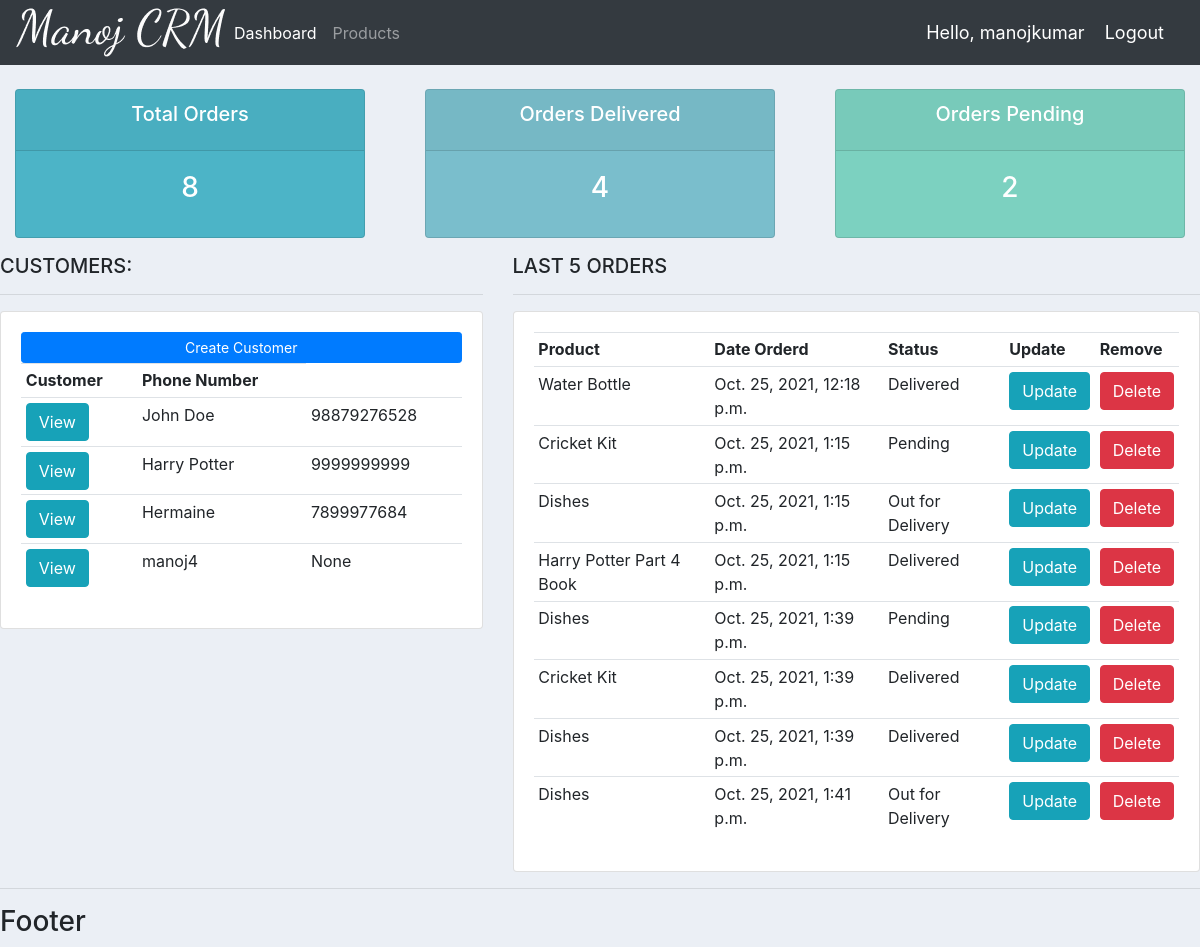
The app's page / (signed in), older data.
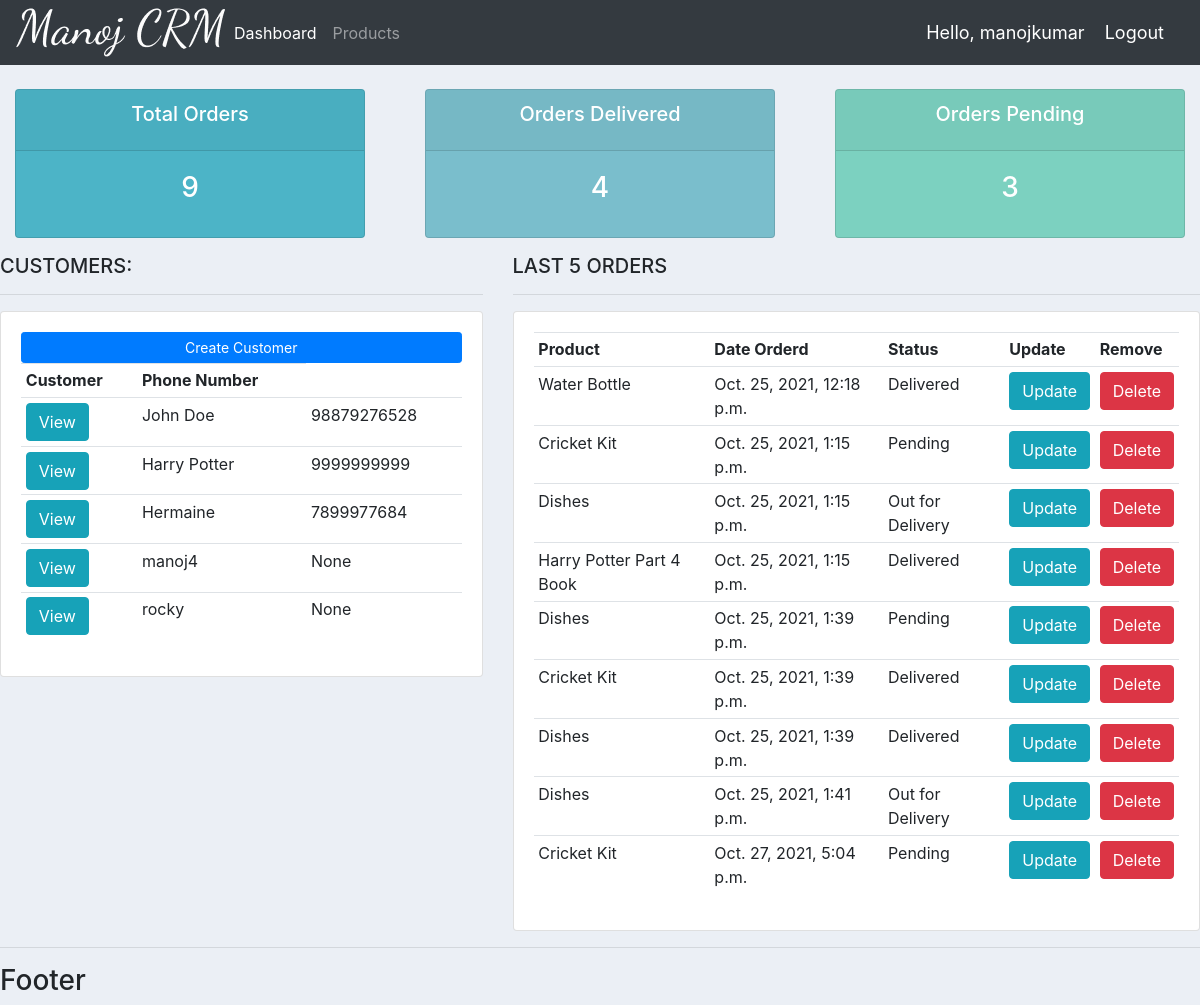
The same page, newer data.
### accounts/models.py (models this page shows, shortened)
class Customer(models.Model):
	user = models.OneToOneField(User, null= True, blank= True, on_delete = models.CASCADE)
	name = models.CharField(max_length=200, null = True, blank= True)
	phone = models.CharField(max_length=200, null = True, blank= True)
	email = models.CharField(max_length=200, null = True, blank= True)
	profile_pic = models.ImageField(null=True, blank = True)
	date_created = models.DateTimeField(auto_now_add=True, null = True, blank= True)

class Order(models.Model):
	STATUS = (
			('Pending','Pending'),
			('Out for Delivery','Out for Delivery'),
			('Delivered','Delivered'),
		)
	customer = models.ForeignKey(Customer,null=True, on_delete = models.SET_NULL)
	products = models.ForeignKey(Product,null=True, on_delete = models.SET_NULL)
	date_created = models.DateTimeField(auto_now_add=True, null = True)
	status = models.CharField(max_length=200, null=True, choices = STATUS)

class Product(models.Model):
	CATEGORY = (('Indoor','Indoor'),('Outdoor','Outdoor'),)
	name = models.CharField(max_length=200, null = True)
	price = models.FloatField(null = True)
	category = models.CharField(max_length=200, null = True, choices = CATEGORY)
	description = models.CharField(max_length=200, null = True)
	date_created = models.DateTimeField(auto_now_add=True, null = True)
	tags = models.ManyToManyField(Tag)
	def __str__(self):
		return self.name

### accounts/decorators.py (the view)
	def wrapper_function(request, *args, **kwargs):
		group = None
		if request.user.groups.exists():
			group = request.user.groups.all()[0].name
		if group == 'customer':
			return redirect('userpage')
		if group == 'admin':
			return view_func(request, *args, **kwargs)

### accounts/views.py (called while the page is built)
@login_required(login_url='login')
@admin_only
def home(request):
	orders = Order.objects.all()
	customers = Customer.objects.all()
	total_orders = orders.count()
	total_customers = customers.count()
	delivered_orders = orders.filter(status='Delivered').count()
	pending_orders = orders.filter(status ='Pending').count()
	context = {'customers':customers, 'orders':orders ,'total_orders':total_orders, 'total_customers':total_customers,'delivered_orders':delivered_orders, 'pending_orders':pending_orders }
	return render(request,'accounts/dashboard.html',context)

### accounts/templates/accounts/dashboard.html
{% extends 'accounts/main.html' %}
{% block content %}
{% include 'accounts/status.html' %}
	<div class="row">
	<div class="col-md-5">
		<h5>CUSTOMERS:</h5>
		<hr>
		<div class="card card-body">
			<a class="btn btn-primary  btn-sm btn-block" href="">Create Customer</a>
			<table class="table table-sm">
				<tr>
					<th>Customer</th>
					<th>Phone Number</th>
					{% for i in customers %}
					<tr>
						<td><a class="btn btn-small btn-info" href="{% url 'customer' i.id %}">View</a></td>
						<td>{{i.name}}</td>
						<td>{{i.phone}}</td>
					</tr>
					{% endfor %}
				</tr>
			</table>
		</div>
	</div>
	<div class="col-md-7">
		<h5>LAST 5 ORDERS</h5>
		<hr>
		<div class="card card-body">
			<table class="table table-sm">
				<tr>
					<th>Product</th>
					<th>Date Orderd</th>
					<th>Status</th>
					<th>Update</th>
					<th>Remove</th>
					{% for i in orders %}
					<tr>
						<td>{{i.products}}</td>
						<td>{{i.date_created}}</td>
						<td>{{i.status}}</td>
						<td><a class="btn btn-small btn-info" href="{% url 'updateorder' i.id %}">Update</a></td>
						<td><a class="btn btn-small btn-danger" href="{% url 'deleteorder' i.id %}">Delete</a></td>
					</tr>
					{% endfor %}
				</tr>
			</table>
		</div>
	</div>
</div>
{% endblock%}

### accounts/templates/accounts/main.html (shortened to what this page needs)
{% load static %}
<!DOCTYPE html>
<html>
<head>
	<link rel="stylesheet" href="https://maxcdn.bootstrapcdn.com/bootstrap/4.0.0/css/bootstrap.min.css">
	<link rel="stylesheet" type="text/css" href="{% static '/css/main.css' %}">
</head>
<body>
	{% include 'accounts/navbar.html' %}
	{% block content %}
	{% endblock %}
	<hr>
	<h3>Footer</h3>
</body>
</html>

### accounts/templates/accounts/navbar.html (shortened to what this page needs)
{% load static %}
<nav class="navbar navbar-expand-lg navbar-dark bg-dark">
  <img src="{% static 'images/logo.png' %}">
  <div class="collapse navbar-collapse" id="navbarNav">
    <ul class="navbar-nav">
      <li class="nav-item active">
        <a class="nav-link" href="{% url 'home' %}">Dashboard</a>
      </li>
      <li class="nav-item">
        <a class="nav-link" href="{% url 'products' %}">Products</a>
      </li>
    </ul>
  </div>
   <span class="hello-msg">Hello, {{request.user}}</span>
  <span ><a  class="hello-msg" href="{% url 'logout' %}">Logout</a></span>
</nav>

### accounts/templates/accounts/status.html
<br>
<div class="row">
	<div class="col">
		<div class="col-md">
			<div class="card text-center text-white  mb-3" id="total-orders">
			  	<div class="card-header">
			  		<h5 class="card-title">Total Orders</h5>
			  	</div>
			  	<div class="card-body">
			    	<h3 class="card-title">{{total_orders}}</h3>
			  	</div>
			</div>
		</div>
	</div>
	<div class="col">
		<div class="col-md">
			<div class="card text-center text-white  mb-3" id="orders-delivered">
			  	<div class="card-header">
			  		<h5 class="card-title">Orders Delivered</h5>
			  	</div>
			  	<div class="card-body">
			    	<h3 class="card-title">{{delivered_orders}}</h3>
			  	</div>
			</div>
		</div>
	</div>
	<div class="col">
		<div class="col-md">
			<div class="card text-center text-white  mb-3" id="orders-pending">
			  	<div class="card-header">
			  		<h5 class="card-title">Orders Pending</h5>
			  	</div>
			  	<div class="card-body">
			    	<h3 class="card-title">{{pending_orders}}</h3>
			  	</div>
			</div>
		</div>
	</div>
</div>

### static/css/main.css (style rules this page uses)
body { background-color: #ebeff5; }
#total-orders { background-color: #4cb4c7; }
#orders-delivered { background-color: #7abecc; }
#orders-pending { background-color: #7CD1C0; }

### accounts/templates/accounts/navbar.html (style rules this page uses)
.hello-msg { font-size: 18px; color: #fff; margin-right: 20px; }

Row changes from the older to the newer data that the page shows:
added Customer: name "rocky", phone "None"
added Order: products "Cricket Kit", date_created "Oct. 27, 2021, 5:04 p.m.", status "Pending"
Text that changed along with them:
{{ total_orders }}: "8" → "9"
{{ pending_orders }}: "2" → "3"
